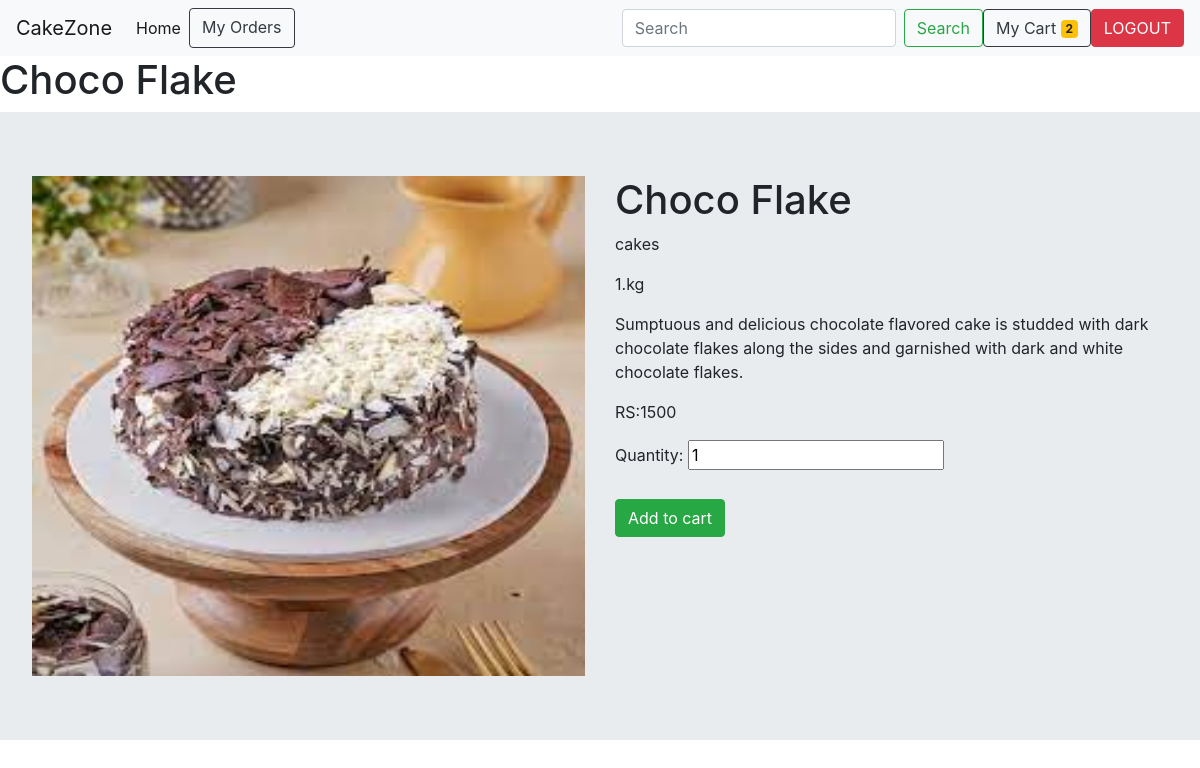
Page /cust/prodet/1 (signed in) on the committed database.
### store/models.py (models this page shows)
class Product(models.Model):
    name=models.CharField(max_length=100)
    weight=models.IntegerField()
    price=models.IntegerField()
    image=models.ImageField(upload_to="product_images")
    description=models.CharField(max_length=500)
    category=models.CharField(max_length=100)

### customer/views.py (the view, shortened to what this page needs)
# urls.py: path('prodet/<int:pid>',Productdetailview.as_view(),name="pdet"),
@method_decorator(signin_required,name="dispatch")
class Productdetailview(DetailView):
    template_name="productdetails.html"
    model=Product
    context_object_name="product"
    pk_url_kwarg="pid"

### customer/context_processor.py (called while the page is built)
def cart_count(request):
    if request.user.is_authenticated:
        cnt=Cart.objects.filter(user=request.user,status='cart').count()
        return {"count": cnt}
    else:
        return {"count":0}

### customer/views.py (called while the page is built)
def signin_required(fn):
    def inner(request,*args,**kwargs):
        if request.user.is_authenticated:
           return fn(request,*args,**kwargs)
        else:
            messages.error(request,"Please Login First!!!")
            return redirect('log')
    return inner

### customer/templates/productdetails.html (shortened to what this page needs)
{% extends 'navbar.html'%}
{% block nav %}
<h1> {{product.name}}</h1>
<div class="row jumbotron">
    <div class="col">
        <img width="100%" height="500px" src="{{product.image.url}}" alt="product image">
    </div>
    <div class="col">
        <h1>{{product.name}}</h1>
        <p>{{product.category}}</p>
        <p>{{product.weight}}.kg</p>
        <p>{{product.description}}</p>
        <p>RS:{{product.price}}</p>
        <form method="post">
        <label for="fname">Quantity:</label>
        <input type="number" id="qty" name="quantity" value="1"><br><br>
        <button class="btn btn-success">Add to cart</button>
        </form>
    </div>
</div>
{% endblock nav %}

### rows in the picture
Product: name "Choco Flake", image (picture), category "cakes", weight "1", description "Sumptuous and delicious chocolate flavored cake is studded with dark chocolate flakes along the sides and garnished with dark and white chocolate flakes.", price "1500"

### other values in the picture
{{ count }} "2"
